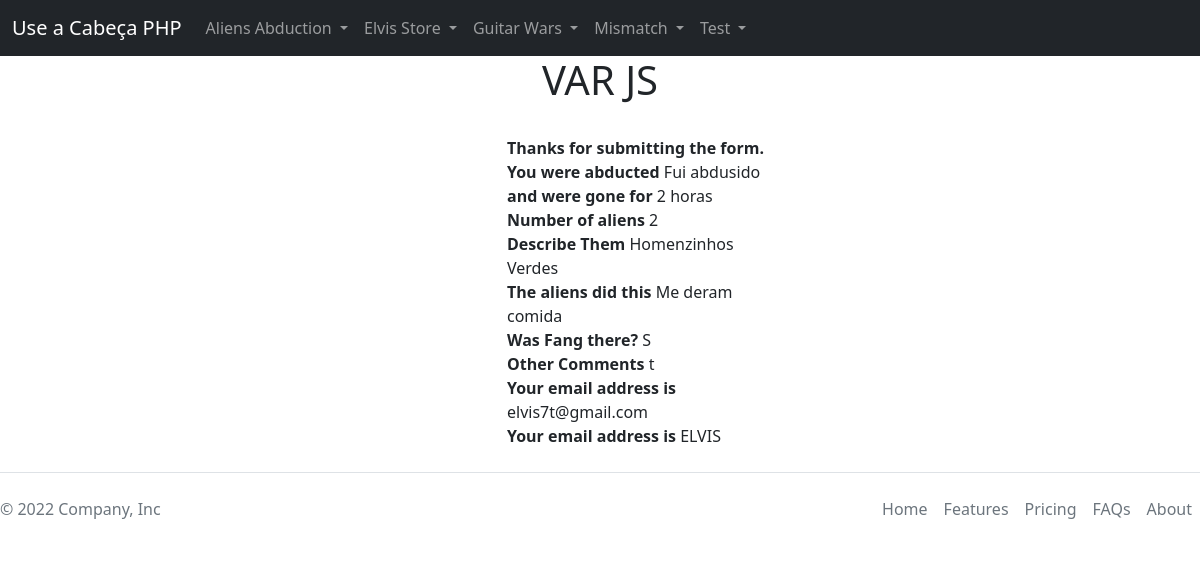
The app's page /app/documentos/view/aa_show_abduction.php?var=2 with its own data.
### tables this page shows
CREATE TABLE `aliens_abduction` (
  `aa_id` int NOT NULL,
  `aa_firstname` varchar(30) DEFAULT NULL,
  `aa_lastname` varchar(30) DEFAULT NULL,
  `aa_whenithappened` varchar(30) DEFAULT NULL,
  `aa_howlong` varchar(30) DEFAULT NULL,
  `aa_howmany` varchar(30) DEFAULT NULL,
  `aa_aliendescription` varchar(30) DEFAULT NULL,
  `aa_whattheydid` varchar(30) DEFAULT NULL,
  `aa_fangspotted` enum('S','N') NOT NULL,
  `aa_email` varchar(30) DEFAULT NULL,
  `aa_other` varchar(30) NOT NULL
);

### app/documentos/view/aa_show_abduction.php (the view)
<?php
require_once('../config/menu.php');
?>
<body>
    <div class="d-flex justify-content-center">
        <h1>Aliens abduted Me - Report an Abduct</h1>
    </div>
    <div class="container">
    <?php
    require_once('../model/conf.php');
    extract($_GET);
    $sql = "SELECT * FROM aliens_abduction WHERE aa_id =$var";
    $result = mysqli_query($con, $sql);
    while($row = mysqli_fetch_array($result)){
    echo "<div class='form-group col-md-3 offset-md-5'>";
    echo "<br />";
    echo '<b>Thanks for submitting the form.</b><br/>';
    echo '<b>You were abducted </b>'. $row['aa_whenithappened'].'<br/>';
    echo '<b>and were gone for </b>'. $row['aa_howlong'].'<br/>';
    echo '<b>Number of aliens </b>'. $row['aa_howmany'].'<br/>';
    echo '<b>Describe Them </b>'. $row['aa_aliendescription'].'<br/>';
    echo '<b>The aliens did this </b>'. $row['aa_whattheydid'].'<br/>';
    echo '<b>Was Fang there? </b>'. $row['aa_fangspotted'].'<br/>';
    echo '<b>Other Comments </b>'. $row['aa_other'].'<br/>';
    echo '<b>Your email address is </b>'. $row['aa_email'].'<br/>';
    echo '<b>Your email address is </b>'. $row['aa_firstname'].'<br/>';
    echo '</div>';
    }
    ?>
    </div>
</body>
<?php
require_once('../config/footer.php');
?>

### records on screen
aliens_abduction: aa_whenithappened "Fui abdusido", aa_howlong "2 horas", aa_howmany "2", aa_aliendescription "Homenzinhos Verdes", aa_whattheydid "Me deram comida", aa_fangspotted "S", aa_other "t", aa_email "elvis7t@gmail.com", aa_firstname "ELVIS"
